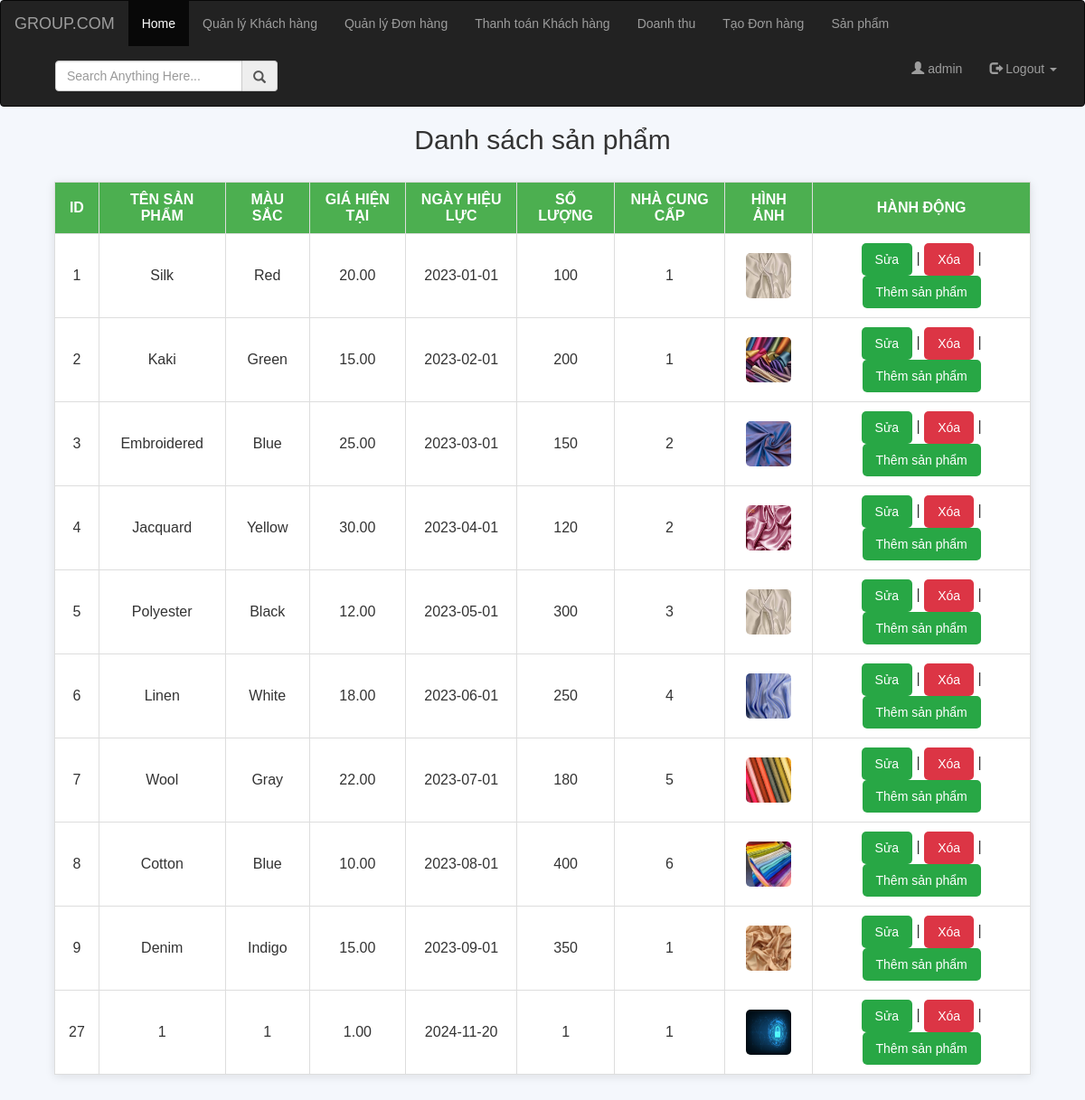
/product_manager.php (signed in), run on the app's committed database.
### tables this page shows
CREATE TABLE `fabric_types` (
  `fabric_type_id` int(11) NOT NULL,
  `name` varchar(50) NOT NULL,
  `color` varchar(30) DEFAULT NULL,
  `current_price` decimal(10,2) DEFAULT NULL,
  `price_effective_date` date DEFAULT NULL,
  `quantity` int(11) DEFAULT NULL,
  `supplier_id` int(11) DEFAULT NULL,
  `image` varchar(255) DEFAULT NULL
);

### product_manager.php (the view, shortened to what this page needs)
<?php
include 'connect.php';
include 'nav.php';
$sql = "SELECT * FROM fabric_types";
$stmt = $conn->prepare($sql);
$stmt->execute();
$products = $stmt->fetchAll();
?>
<!DOCTYPE html>
<html lang="vi">
<head>
</head>
<body>
<h2>Danh sách sản phẩm</h2>
<table>
    <thead>
        <tr>
            <th>ID</th>
            <th>Tên sản phẩm</th>
            <th>Màu sắc</th>
            <th>Giá hiện tại</th>
            <th>Ngày hiệu lực</th>
            <th>Số lượng</th>
            <th>Nhà cung cấp</th>
            <th>Hình ảnh</th>
            <th>Hành động</th>
        </tr>
    </thead>
    <tbody>
        <?php foreach ($products as $product): ?>
        <tr>
            <td><?php echo htmlspecialchars($product['fabric_type_id']); ?></td>
            <td><?php echo htmlspecialchars($product['name']); ?></td>
            <td><?php echo htmlspecialchars($product['color']); ?></td>
            <td><?php echo number_format($product['current_price'], 2); ?></td>
            <td><?php echo htmlspecialchars($product['price_effective_date']); ?></td>
            <td><?php echo htmlspecialchars($product['quantity']); ?></td>
            <td><?php echo htmlspecialchars($product['supplier_id']); ?></td>
            <td>
                <?php if ($product['image']): ?>
                    <img src="img/<?php echo $product['image']; ?>" width="50" height="50">
                <?php else: ?>
                    <p>No image</p>
                <?php endif; ?>
            </td>
            <td>
                <a href="edit_product.php?edit=<?php echo $product['fabric_type_id']; ?>" class="btn">Sửa</a> |
                <a href="javascript:void(0);" onclick="confirmDelete('product_manager.php?delete=<?php echo $product['fabric_type_id']; ?>')" class="btn btn-danger">Xóa</a> |
                <a href="add_fabric_types.php" class="btn">Thêm sản phẩm</a>
            </td>
        </tr>
        <?php endforeach; ?>
    </tbody>
</table>
</body>
</html>

### nav.php (shortened to what this page needs)
<link rel="stylesheet" href="https://maxcdn.bootstrapcdn.com/bootstrap/3.3.7/css/bootstrap.min.css">
<div class="navbar navbar-inverse">
    <div class="container-fluid">
        <div class="navbar-header">
            <a href="index.php" class="navbar-brand">GROUP.COM</a>
        </div>
        <div class="navbar-collapse collapse" id="mobile_menu">
            <ul class="nav navbar-nav">
                <li class="active"><a href="index.php">Home</a></li>
                <li><a href="customers.php">Quản lý Khách hàng</a></li>
                <li><a href="orders.php">Quản lý Đơn hàng</a></li>
                <li><a href="customer_payments.php">Thanh toán Khách hàng</a></li>
                <li><a href="sales_statistics.php">Doanh thu</a></li>
                <li><a href="create_order.php">Tạo Đơn hàng</a></li>
                <li><a href="product_manager.php">Sản phẩm</a></li>
            </ul>
            <ul class="nav navbar-nav navbar-form">
                <form class="navbar-form" action="search.php" method="GET">
                    <div class="input-group">
                        <input type="text" name="search" placeholder="Search Anything Here..." class="form-control">
                        <span class="input-group-addon"><span class="glyphicon glyphicon-search"></span></span>
                    </div>
                </form>
            </ul>
            <ul class="nav navbar-nav navbar-right">
                <li><a href="#"><span class="glyphicon glyphicon-user"></span> <?php echo htmlspecialchars($_SESSION['username']); ?></a></li>
                <li class="dropdown">
                    <a href="#" class="dropdown-toggle" data-toggle="dropdown"><span class="glyphicon glyphicon-log-out"></span> Logout <span class="caret"></span></a>
                </li>
            </ul>
        </div>
    </div>
</div>

### product_manager.php (style rules this page uses)
body { font-family: 'Arial', sans-serif; background-color: #f4f7fc; margin: 0; padding: 0; }
h2 { text-align: center; color: #333; margin-top: 20px; }
table { width: 90%; margin: 30px auto; border-collapse: collapse; box-shadow: 0 2px 10px rgba(0, 0, 0, 0.1); background-color: white; }
th, td { padding: 10px 15px; text-align: center; border: 1px solid #ddd; }
th { background-color: #4CAF50; color: white; text-transform: uppercase; }
img { border-radius: 5px; transition: transform 0.2s ease-in-out; }
a { color: #007bff; text-decoration: none; transition: color 0.3s ease; }
.btn { padding: 8px 15px; background-color: #28a745; color: white; border: none; border-radius: 5px; cursor: pointer; transition: background-color 0.3s ease; }
.btn-danger { background-color: #dc3545; }

### data on the page
fabric_types: fabric_type_id "1", name "Silk", color "Red", current_price "20.00", price_effective_date "2023-01-01", quantity "100", supplier "1", image (picture)
fabric_types: fabric_type_id "2", name "Kaki", color "Green", current_price "15.00", price_effective_date "2023-02-01", quantity "200", supplier "1", image (picture)
fabric_types: fabric_type_id "3", name "Embroidered", color "Blue", current_price "25.00", price_effective_date "2023-03-01", quantity "150", supplier "2", image (picture)
fabric_types: fabric_type_id "4", name "Jacquard", color "Yellow", current_price "30.00", price_effective_date "2023-04-01", quantity "120", supplier "2", image (picture)
fabric_types: fabric_type_id "5", name "Polyester", color "Black", current_price "12.00", price_effective_date "2023-05-01", quantity "300", supplier "3", image (picture)
fabric_types: fabric_type_id "6", name "Linen", color "White", current_price "18.00", price_effective_date "2023-06-01", quantity "250", supplier "4", image (picture)
fabric_types: fabric_type_id "7", name "Wool", color "Gray", current_price "22.00", price_effective_date "2023-07-01", quantity "180", supplier "5", image (picture)
fabric_types: fabric_type_id "8", name "Cotton", color "Blue", current_price "10.00", price_effective_date "2023-08-01", quantity "400", supplier "6", image (picture)
fabric_types: fabric_type_id "9", name "Denim", color "Indigo", current_price "15.00", price_effective_date "2023-09-01", quantity "350", supplier "1", image (picture)
fabric_types: fabric_type_id "27", name "1", color "1", current_price "1.00", price_effective_date "2024-11-20", quantity "1", supplier "1", image (picture)

### other printed values
$_SESSION['username'] "admin"
